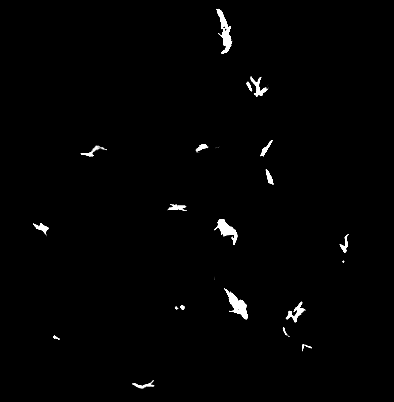
#> input picture resources/3.tif, 394 x 402 px, found by its file name
$ python bio.py   (older library calls are emulated)
#> lines starting #> are read from the running program, lines starting #| are printed output that depends on the picture; after the words box and inside, x2 and y2 are one past the last pixel; in counts of white or black regions, pixels touching at a corner belong together
#!/usr/bin/env python
#-*-  coding:utf-8 -*-

import cv2
import numpy as np

img = cv2.imread('./resources/3.tif', cv2.IMREAD_GRAYSCALE)
#> img is the input picture: shape (402, 394); min 0, max 255, mean 2.9


candy = cv2.Canny(img, 20, 200)
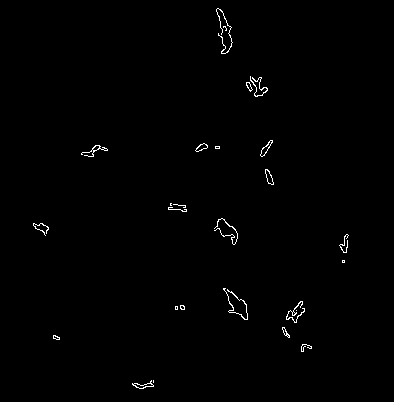
#> candy: shape (402, 394); 0.65% white in thin lines or dots, all inside (x1, y1, x2, y2) = (33, 8, 349, 389)
cv2.imshow('candy', candy)

#轮廓提取模式 Contour_Retrieval_Mode cv2.CHAIN_APPROX_NONE  全部点 cv2.CHAIN_APPROX_SIMPLE 拟合线
img_contours, contours, hierarchy = cv2.findContours(img, cv2.RETR_TREE, cv2.CHAIN_APPROX_NONE)
#> contours = 26 contours, 12 with area under 20; largest, box (x1, y1, x2, y2) and area: (216, 8, 233, 54) 275, (223, 288, 248, 320) 269, (214, 219, 238, 245) 222, (285, 301, 306, 323) 146, (250, 76, 269, 97) 120
print(type(img_contours)); print(img_contours.shape )
#| <class 'numpy.ndarray'>
#| (402, 394)
print(type(contours)); print(len(contours))
#| <class 'list'>
#| 26
print(type(hierarchy)); print(hierarchy.shape )
#| <class 'numpy.ndarray'>
#| (1, 26, 4)
cv2.imshow('img_contours', img_contours)

# #画出轮廓：temp是白色幕布，contours是轮廓，-1表示全画，然后是颜色，厚度
# draw_contours = np.ones(img_contours.shape, np.uint8)*255
# cv2.drawContours(draw_contours, contours, 23, 64, 1)
# cv2.imshow('draw_contours23',  draw_contours)
print(cv2.contourArea(contours[23]) )
#| 275.0

contours2=[cnt for cnt in contours if cv2.contourArea(cnt)>10.0]#过滤太小的contour
#> contours2 = 18 contours, 4 with area under 20; largest, box (x1, y1, x2, y2) and area: (216, 8, 233, 54) 275, (223, 288, 248, 320) 269, (214, 219, 238, 245) 222, (285, 301, 306, 323) 146, (250, 76, 269, 97) 120
print('过滤太小的contour', len(contours2))
#| 过滤太小的contour 18
for i in range(len(contours2) ) :
    draw_contours = np.ones((img_contours.shape[0], img_contours.shape[1],3), np.uint8)
    cv2.drawContours(draw_contours, contours, i, (0,0,255), -1)
    cv2.imshow("draw_contours"+str(i),  draw_contours)
#> this loop made 18 passes
#> pass 1, `cv2.imshow("draw_contours"+str(i),  draw_contours)`:
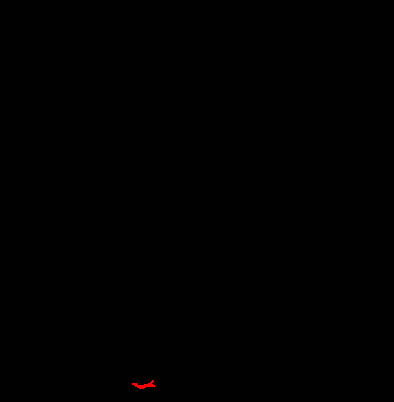
#> window 'draw_contours0': shape (402, 394, 3); mean B, G, R 1, 1, 1.1

cv2.waitKey(0)
cv2.destroyAllWindows()
